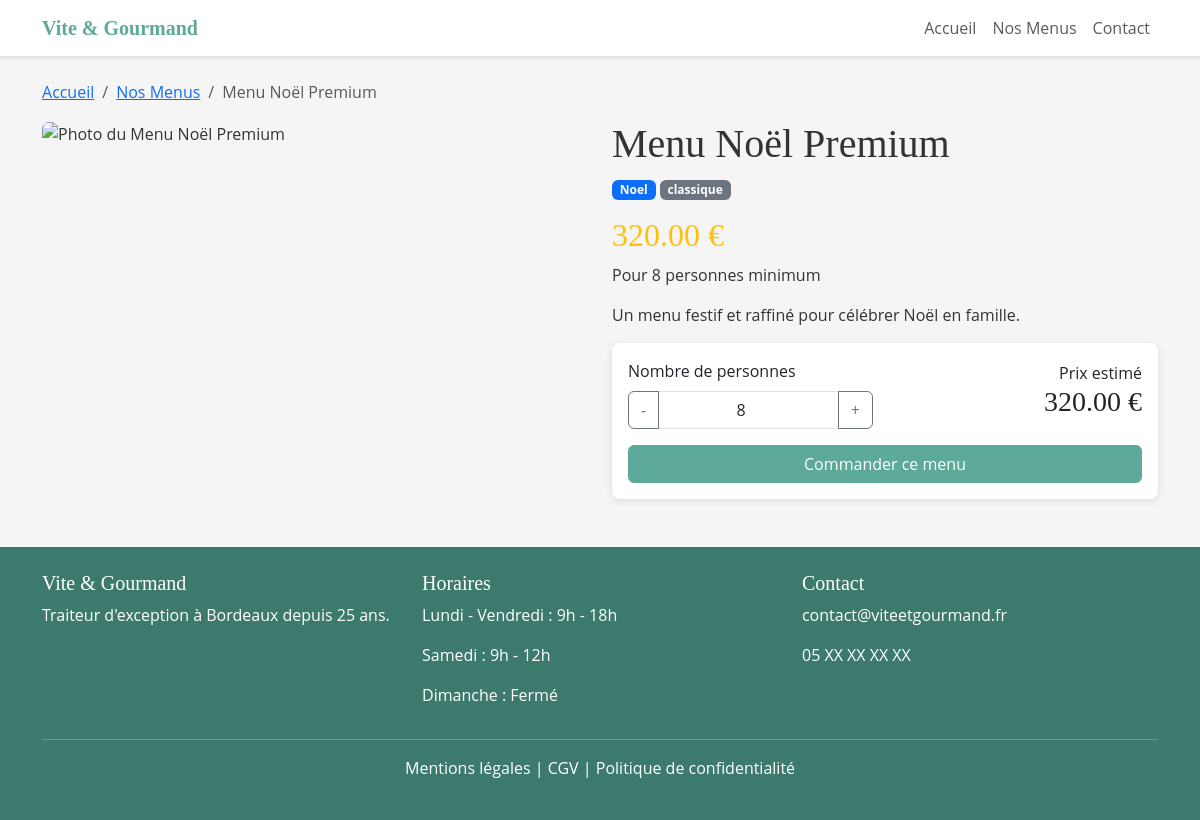
The page /menus/detail?id=1 on the database as committed earlier.
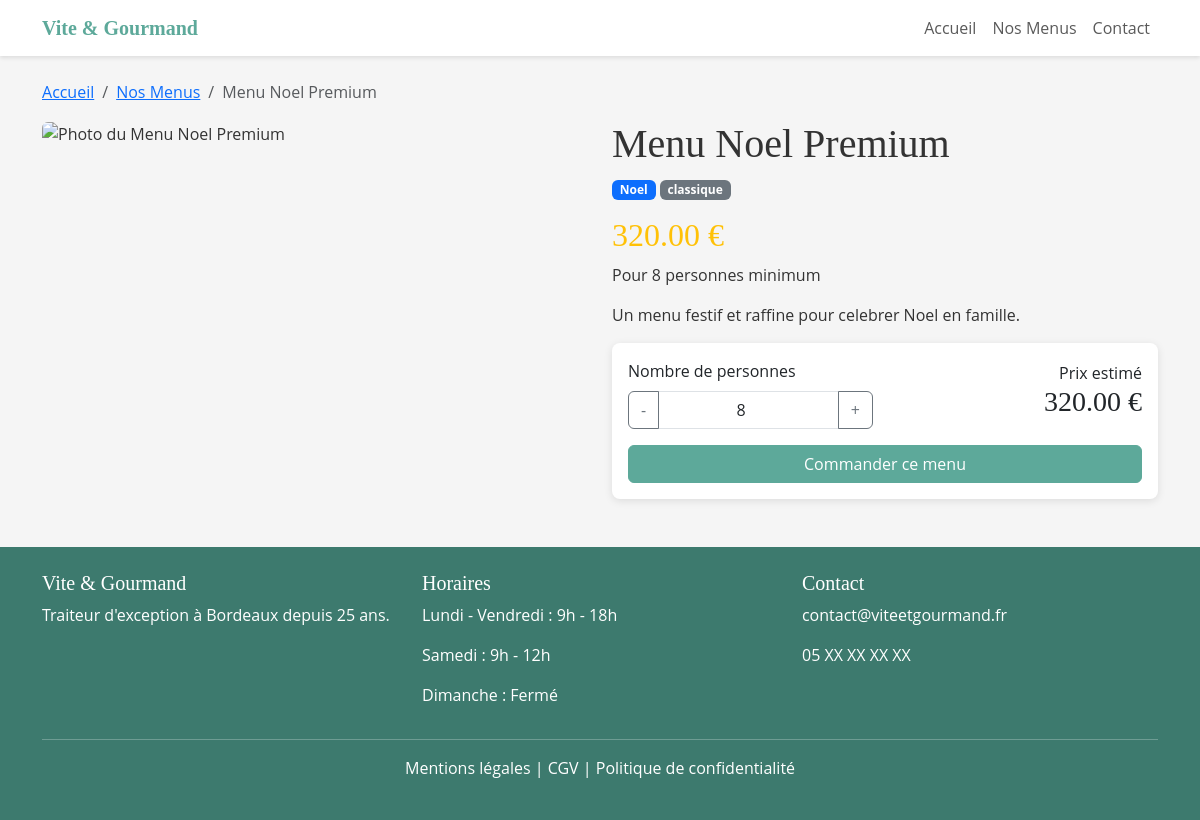
The same page on the database as committed later.
### tables this page shows
CREATE TABLE menus (
    id INT PRIMARY KEY AUTO_INCREMENT,
    titre VARCHAR(255) NOT NULL,
    description TEXT,
    theme ENUM('Noel', 'Paques', 'classique', 'evenement') NOT NULL,
    regime ENUM('vegetarien', 'vegan', 'classique') NOT NULL,
    nb_personnes_min INT NOT NULL,
    prix_base DECIMAL(10,2) NOT NULL,
    stock INT DEFAULT 0,
    actif BOOLEAN DEFAULT TRUE,
    created_at DATETIME DEFAULT CURRENT_TIMESTAMP
);

### controllers/MenusController.php (called while the page is built, shortened)
<?php
require_once 'models/MenuModel.php';
class MenusController {
    private $menuModel;
    public function __construct() {
        $this->menuModel = new MenuModel();
    }
    public function detail() {
        $id = $_GET['id'] ?? null;
        $menu = $this->menuModel->getById($id);
        require_once 'views/menus/detail.php';
    }
}

### models/MenuModel.php (called while the page is built, shortened)
<?php
require_once 'config/database.php';
class MenuModel {
    private $db;
    public function __construct() {
        $database = new Database();
        $this->db = $database->connect();
    }
    public function getById($id) {
        $sql = "SELECT * FROM menus WHERE id = :id AND actif = 1";
        $stmt = $this->db->prepare($sql);
        $stmt->execute([':id' => $id]);
        return $stmt->fetch(PDO::FETCH_ASSOC);
    }
}

### config/database.php (called while the page is built)
<?php
class Database {
    private $host;
    private $dbname;
    private $username;
    private $password;
    private $pdo;
    public function __construct() {
        $this->host = $_ENV['DB_HOST'] ?? 'mysql';
        $this->dbname = $_ENV['DB_NAME'] ?? 'vite_gourmand';
        $this->username = $_ENV['DB_USER'] ?? 'root';
        $this->password = $_ENV['DB_PASS'] ?? 'root';
    }
    public function connect() {
        if ($this->pdo === null) {
            try {
                $this->pdo = new PDO(
                    "mysql:host={$this->host};dbname={$this->dbname};charset=utf8mb4",
                    $this->username,
                    $this->password,
                    [PDO::ATTR_ERRMODE => PDO::ERRMODE_EXCEPTION]
                );
            } catch (PDOException $e) {
                die("Erreur de connexion : " . $e->getMessage());
            }
        }
        return $this->pdo;
    }
}

### views/menus/detail.php (the view, shortened to what this page needs)
<?php require_once 'views/layouts/header.php'; ?>
<div class="container mt-4">
    <nav aria-label="breadcrumb">
        <ol class="breadcrumb">
            <li class="breadcrumb-item"><a href="/">Accueil</a></li>
            <li class="breadcrumb-item"><a href="/menus">Nos Menus</a></li>
            <li class="breadcrumb-item active"><?= htmlspecialchars($menu['titre']) ?></li>
        </ol>
    </nav>
    <div class="row">
        <div class="col-md-6">
            <img src="/assets/images/menu-default.jpg"
                 alt="Photo du <?= htmlspecialchars($menu['titre']) ?>"
                 class="img-fluid rounded">
        </div>
        <div class="col-md-6">
            <h1><?= htmlspecialchars($menu['titre']) ?></h1>
            <span class="badge bg-primary"><?= htmlspecialchars($menu['theme']) ?></span>
            <span class="badge bg-secondary"><?= htmlspecialchars($menu['regime']) ?></span>
            <h2 class="mt-3 text-warning"><?= $menu['prix_base'] ?> €</h2>
            <p>Pour <?= $menu['nb_personnes_min'] ?> personnes minimum</p>
            <p><?= htmlspecialchars($menu['description']) ?></p>
            <div class="card p-3 mt-3">
                <div class="row align-items-center">
                    <div class="col">
                        <label for="nb_personnes" class="form-label">
                            Nombre de personnes
                        </label>
                        <div class="input-group">
                            <button class="btn btn-outline-secondary"
                                    type="button"
                                    id="btn-moins"
                                    aria-label="Diminuer le nombre de personnes">-</button>
                            <input type="number"
                                   class="form-control text-center"
                                   id="nb_personnes"
                                   value="<?= $menu['nb_personnes_min'] ?>"
                                   min="<?= $menu['nb_personnes_min'] ?>"
                                   aria-label="Nombre de personnes">
                            <button class="btn btn-outline-secondary"
                                    type="button"
                                    id="btn-plus"
                                    aria-label="Augmenter le nombre de personnes">+</button>
                        </div>
                    </div>
                    <div class="col text-end">
                        <p class="mb-0">Prix estimé</p>
                        <h3 id="prix-estime"><?= $menu['prix_base'] ?> €</h3>
                    </div>
                </div>
                <a href="/commandes/nouveau?menu_id=<?= $menu['id'] ?>&nb_personnes=<?= $menu['nb_personnes_min'] ?>"
                   class="btn btn-primary mt-3"
                   id="btn-commander"
                   aria-label="Commander le menu <?= htmlspecialchars($menu['titre']) ?>">
                    Commander ce menu
                </a>
            </div>
        </div>
    </div>
</div>
<?php require_once 'views/layouts/footer.php'; ?>

Rows that differ between the two databases and show on the page:
changed menus "Noel": titre "Menu Noël Premium" → "Menu Noel Premium"; description "Un menu festif et raffiné pour célébrer Noël en famille." → "Un menu festif et raffine pour celebrer Noel en famille."
